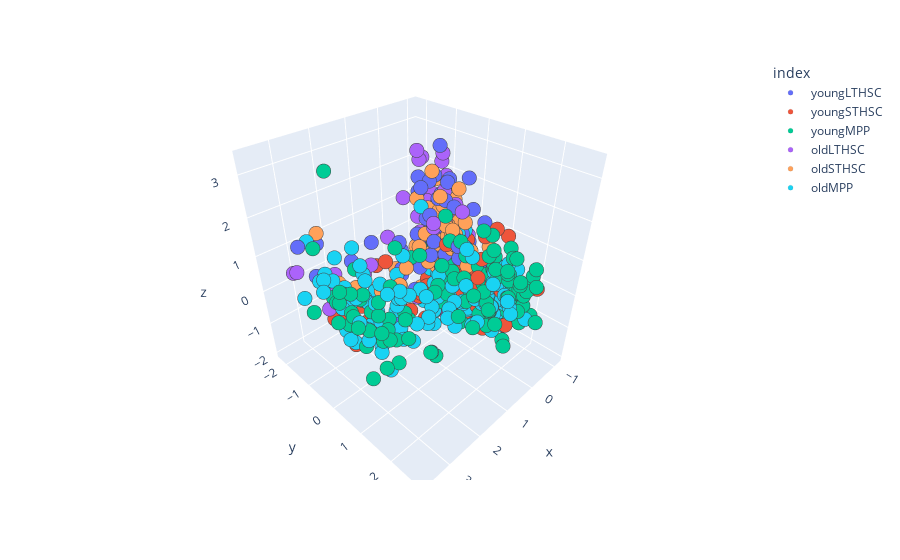

Notebook code cell kept with this figure:
### Code cell
encoded = {'oldLTHSC':0, 'oldMPP':1, 'oldSTHSC':2, 'youngLTHSC':3, 'youngMPP':4, 'youngSTHSC':5}
cells = ['oldLTHSC' ,'oldMPP', 'oldSTHSC', 'youngLTHSC' ,'youngMPP' ,'youngSTHSC']
cell_types = [encoded.get(x, x) for x in dfz.index]
colormap = ['r', 'b', 'g', 'y', 'c', 'm']
cell_colors = [colormap[x] for x in cell_types]
dfpca = pd.DataFrame(zcomps, index = dfz.index)
dfpca
fig = px.scatter_3d(dfpca, zcomps[:,0], zcomps[:,1],zcomps[:,2], dfpca.index)
fig.update_traces(marker=dict(opacity =1, size=5,
                              line=dict(width= .1)))

fig.show()

### Figure 1 — Plotly figure (JSON) as saved in the notebook; plotly's stock layout.template omitted (floating-point values rounded to 4 significant figures; data arrays with more than 128 entries replaced by an {"elided": "..."} marker saying what was removed)
{"data": [{"hovertemplate": "index=youngLTHSC<br>x=%{x}<br>y=%{y}<br>z=%{z}<extra></extra>", "legendgroup": "youngLTHSC", "marker": {"color": "#636efa", "line": {"width": 0.1}, "opacity": 1, "size": 5, "symbol": "circle"}, "mode": "markers", "name": "youngLTHSC", "scene": "scene", "showlegend": true, "type": "scatter3d", "x": {"elided": "167 float values"}, "y": {"elided": "167 float values"}, "z": {"elided": "167 float values"}}, {"hovertemplate": "index=youngSTHSC<br>x=%{x}<br>y=%{y}<br>z=%{z}<extra></extra>", "legendgroup": "youngSTHSC", "marker": {"color": "#EF553B", "line": {"width": 0.1}, "opacity": 1, "size": 5, "symbol": "circle"}, "mode": "markers", "name": "youngSTHSC", "scene": "scene", "showlegend": true, "type": "scatter3d", "x": {"elided": "163 float values"}, "y": {"elided": "163 float values"}, "z": {"elided": "163 float values"}}, {"hovertemplate": "index=youngMPP<br>x=%{x}<br>y=%{y}<br>z=%{z}<extra></extra>", "legendgroup": "youngMPP", "marker": {"color": "#00cc96", "line": {"width": 0.1}, "opacity": 1, "size": 5, "symbol": "circle"}, "mode": "markers", "name": "youngMPP", "scene": "scene", "showlegend": true, "type": "scatter3d", "x": {"elided": "168 float values"}, "y": {"elided": "168 float values"}, "z": {"elided": "168 float values"}}, {"hovertemplate": "index=oldLTHSC<br>x=%{x}<br>y=%{y}<br>z=%{z}<extra></extra>", "legendgroup": "oldLTHSC", "marker": {"color": "#ab63fa", "line": {"width": 0.1}, "opacity": 1, "size": 5, "symbol": "circle"}, "mode": "markers", "name": "oldLTHSC", "scene": "scene", "showlegend": true, "type": "scatter3d", "x": {"elided": "183 float values"}, "y": {"elided": "183 float values"}, "z": {"elided": "183 float values"}}, {"hovertemplate": "index=oldSTHSC<br>x=%{x}<br>y=%{y}<br>z=%{z}<extra></extra>", "legendgroup": "oldSTHSC", "marker": {"color": "#FFA15A", "line": {"width": 0.1}, "opacity": 1, "size": 5, "symbol": "circle"}, "mode": "markers", "name": "oldSTHSC", "scene": "scene", "showlegend": true, "type": "scatter3d", "x": {"elided": "189 float values"}, "y": {"elided": "189 float values"}, "z": {"elided": "189 float values"}}, {"hovertemplate": "index=oldMPP<br>x=%{x}<br>y=%{y}<br>z=%{z}<extra></extra>", "legendgroup": "oldMPP", "marker": {"color": "#19d3f3", "line": {"width": 0.1}, "opacity": 1, "size": 5, "symbol": "circle"}, "mode": "markers", "name": "oldMPP", "scene": "scene", "showlegend": true, "type": "scatter3d", "x": {"elided": "188 float values"}, "y": {"elided": "188 float values"}, "z": {"elided": "188 float values"}}], "layout": {"legend": {"title": {"text": "index"}, "tracegroupgap": 0}, "margin": {"t": 60}, "scene": {"domain": {"x": [0, 1], "y": [0, 1]}, "xaxis": {"title": {"text": "x"}}, "yaxis": {"title": {"text": "y"}}, "zaxis": {"title": {"text": "z"}}}}}
